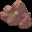

A 2D game scene composited from a Tiled map and its tileset images. What follows is a short description and the map's XML, with every tile layer's data as written:
An orthogonal 1x1 tile map with 32x32 px tiles, 1 tile layer (0).

<map orientation="orthogonal" width="1" height="1" tilewidth="32" tileheight="32"><properties /><tileset firstgid="1" name="default" tilewidth="0" tileheight="0"><properties /><tile id="1"><image source="standingrock.03.0.0.0.png" width="32" height="32" /><properties><property name="wall" value="true" type="bool" /><property name="water" value="false" type="bool" /><property name="biome" value="any" type="string" /><property name="object" value="rock" type="string" /></properties></tile></tileset><layer id="1" width="1" height="1" name="0"><properties /><data encoding="csv" compression="">
2
</data></layer></map>